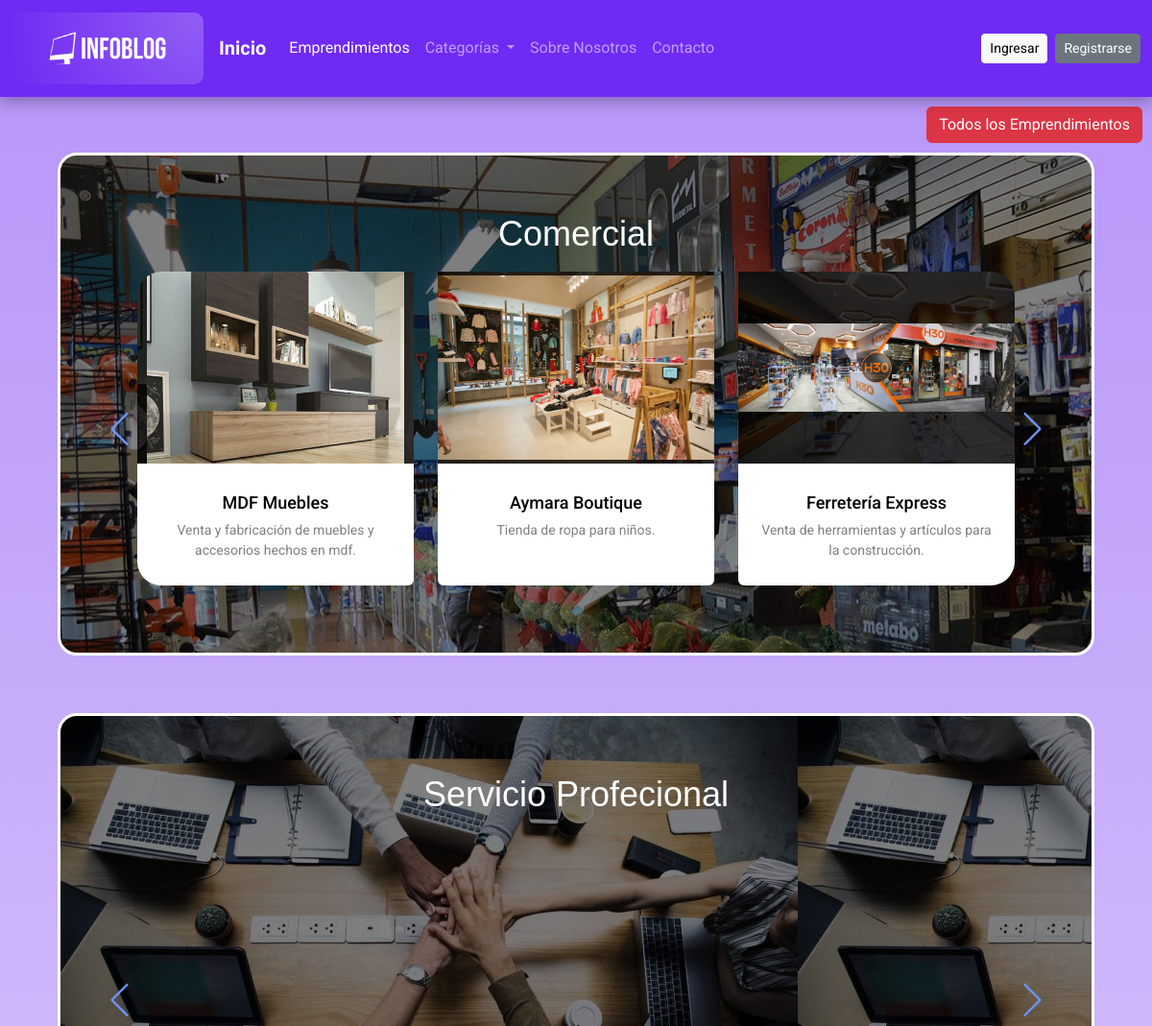
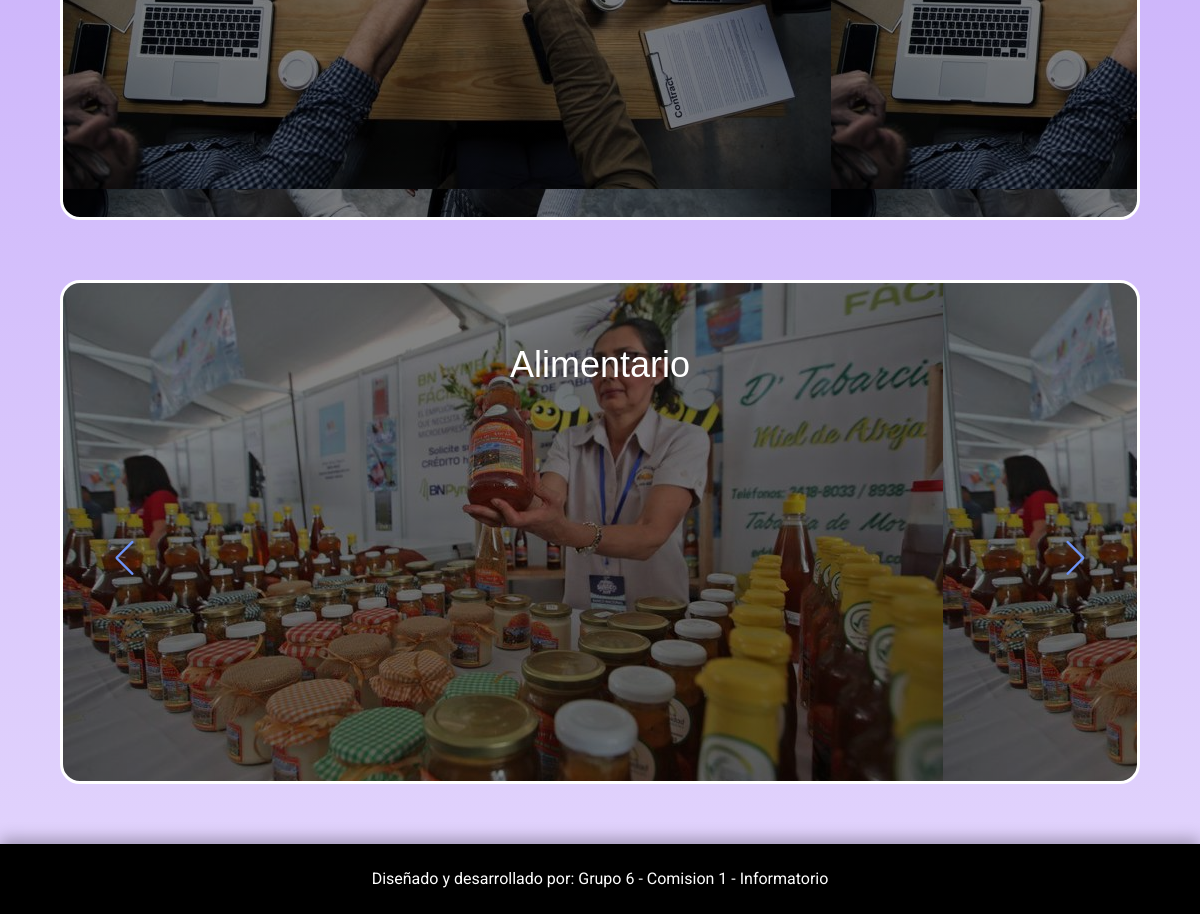
The page /emprendimientos/Listar on the database its author committed (2 pictures, top to bottom).
### apps/empr/models.py (models this page shows, shortened)
class Categoria(models.Model):
    nombre = models.CharField(max_length=80)
    imagen = models.ImageField(upload_to='categorias')
    resumen = models.TextField()

class Emprendimientos(models.Model):
    creado = models.DateTimeField(
		'creado',
		auto_now_add=True
	)
    modificado = models.DateTimeField(
		'modificado',
		auto_now=True
	)
    titulo = models.CharField(max_length=80)
    resumen = models.TextField()
    contenido = models.TextField()
    autor = models.ForeignKey(User, on_delete = models.CASCADE)
    imagen = models.ImageField(upload_to= 'empr')
    categoria = models.ForeignKey(Categoria, on_delete = models.CASCADE)

### apps/empr/views.py (the view)
# urls.py: path('Listar', views.ListarEmprendimientos.as_view(), name="listar_emprendimientos"),
class   ListarEmprendimientos(ListView):
    model = Emprendimientos
    template_name = 'empr/listar.html'
    context_object_name = 'emprendimientos_por_categoria'
    def get(self, request, *args, **kwargs):
        emprendimiento_id = request.GET.get('emprendimiento_id')
        if emprendimiento_id:
            messages.success(request, 'El emprendimiento ha sido eliminado exitosamente.')
        return super().get(request, *args, **kwargs)

### proyectoFinal/context_processors.py (called while the page is built)
def categorias_processor(request):
    cat_context = Categoria.objects.all()
    num_categorias = len(cat_context)
    return {
        'cat_context': cat_context,
        'num_categorias': num_categorias,
    }

def emprendimientos_processor(request):
    emprendimientos = Emprendimientos.objects.all().order_by('-creado')[:10]
    num_emprendimientos = Emprendimientos.objects.count()
    return {
        'empr_context': emprendimientos,
        'num_emprendimientos': num_emprendimientos,
    }

def usuarios_processor(request):
    usuarios = User.objects.all()
    num_usuarios = len(usuarios)
    return{
        'num_usuarios': num_usuarios
    }

def emprendimientos_categorias(request):
    categorias = Categoria.objects.filter(emprendimientos__isnull=False).distinct()
    emprendimientos_por_categoria = {}
    for cat in categorias:
        emprendimientos = Emprendimientos.objects.filter(categoria=cat)
        emprendimientos_por_categoria[cat] = emprendimientos
    return {'empr_cat': emprendimientos_por_categoria}

### templates/empr/listar.html (shortened to what this page needs)
{% extends 'base.html' %}
{% block css %}
{% load static %}
<link rel="stylesheet" href="{% static 'css/swiper-bundle.min.css' %}">
<link rel="stylesheet" href="{% static 'css/style_empr_listar.css'%}">
{% endblock css %}
{% block contenido %}
<div class="contenedor">
	<div class="btn-todo">
		<a href="{%url 'empr:filtrar_orden' 'asc'%}"><button type="button" class="btn btn-danger">Todos los Emprendimientos</button></a>
	</div>
{%if empr_cat.items%}
{% for categoria, emprendimientos in empr_cat.items %}
	<div class="categorias" style="background: linear-gradient(rgba(0,0,0,0.5), rgba(0,0,0,0.5)), url({{ categoria.imagen.url }});">
		<div class="row d-flex justify-content-around text-center">
			{%if categoria%}
			<div class="">
				<h2 class="titulo-cat">{{categoria.nombre}}</h2>
			</div>
			{%if num_emprendimientos == 0%}
			<h1>No hay Emprendimientos disponibles</h1>
			<h2>Por favor agregue 1</h2>
			{%else%}
			<div class="slide-container swiper">
			<div class="slide-content">
				<div class="card-wrapper swiper-wrapper">
					{%for emprendimimento in emprendimientos%}
					<div class="card swiper-slide" style="border: none;">
						<a href="{% url 'empr:detalle_emprendimiento' emprendimimento.pk %}">
						<div class="img-content" style="background: linear-gradient(rgba(0,0,0,0.8),rgba(0,0,0,0.8)) ,url({{emprendimimento.imagen.url}}); background-size: cover;">
							<img src="{{emprendimimento.imagen.url}}" alt="foto">
						</div>
						<div class="card-content">
							<h2 class="titulo">{{emprendimimento.titulo}}</h2>
							<p class="name">{{emprendimimento.resumen}}</p>
						</div>
					</a>
					</div>
					{%endfor%}
				</div>
			</div>
			<div class="swiper-button-next swiper-navBtn"></div>
			<div class="swiper-button-prev swiper-navBtn"></div>
			</div>
			{%endif%}
		</div>
	</div>
	{%endif%}
{% endfor %}
{%else%}
<h1 clas="no-disponible">No hay emprendimientos disponibles en esta sección</h1>
{%endif%}
</div>
{% endblock contenido %}

### templates/base.html (shortened to what this page needs)
{% load static %}
{% load humanize %}
<!DOCTYPE html>
<html lang="es">
    <head>
        {% block css %}
        {% endblock css %}
        <link href="https://cdn.jsdelivr.net/npm/bootstrap@5.3.0/dist/css/bootstrap.min.css" rel="stylesheet">
        <link rel="stylesheet" href="{% static 'css/style.css'%}">
    </head>
    <body>
        {% if user.is_authenticated %}
        <nav class="navbar navbar-expand-lg" data-bs-theme="dark" style="background-color: #6F2AF3;">
            <div class="container-fluid">
                <a class="navbar-brand" href="{% url 'home' %}">
                    <img src="{% static 'img/InfoBlog_Logo.png'%}" alt="Bootstrap" class="estlogo">
                </a>
                <a class="navbar-brand mb-0 h1 fw-bold" href="{% url 'home' %}" >Inicio</a>
                <button class="navbar-toggler" type="button" data-bs-toggle="collapse" data-bs-target="#navbarSupportedContent" aria-controls="navbarSupportedContent" aria-expanded="false" aria-label="Toggle navigation">
                    <span class="navbar-toggler-icon"></span>
                </button>
                <div class="collapse navbar-collapse" id="navbarSupportedContent">
                    <ul class="navbar-nav me-auto mb-2 mb-lg-0">
                        <li class="nav-item">
                            <a class="nav-link active" aria-current="page" href="{% url 'empr:listar_emprendimientos' %}">Emprendimientos</a>
                        </li>
                        <li class="nav-item dropdown">
                            <a class="nav-link dropdown-toggle" href="#" role="button" data-bs-toggle="dropdown" aria-expanded="false">
                                Categorías
                            </a>
                            <ul class="dropdown-menu">
                                {%for categoria in cat_context%}
                              <li><a class="dropdown-item" href="{%url 'empr:filtrar_orden_cat' nombre=categoria.nombre orden='asc'%}">{{categoria.nombre}}</a></li>
                                {%endfor%}
                            </ul>
                        </li>
                        <li class="nav-item">
                            <a class="nav-link" href="{% url 'sobre_nosotros' %}">Sobre Nosotros</a>
                        </li>
                        <li class="nav-item">
                            <a class="nav-link" href="{% url 'contactos:contacto' %}">Contacto</a>
                        </li>
                    </ul>
                    <div class="d-grid gap-2 d-md-flex justify-content-md-end">
                        {%if user.is_staff%}
                        <a href="{%url 'empr:crear_empredimiento'%}" class="btn btn-outline-light btn-sm">Crear emprendimiento</a>
                        {%endif%}
                        <a href="{% url 'perfil' %}"><button type="button" class="btn btn-light btn-sm">{{ user.username }}</button></a>
                        <a href="{% url 'logout' %}"><button type="button" class="btn btn-secondary btn-sm">Salir</button></a>
                    </div>
        {% else %}
        <nav class="navbar navbar-expand-lg" data-bs-theme="dark" style="background-color: #6F2AF3;">
            <div class="container-fluid">
                <a class="navbar-brand" href="{% url 'home' %}">
                    <img src="{% static 'img/InfoBlog_Logo.png'%}" alt="Bootstrap" class="estlogo">
                </a>
                <a class="navbar-brand mb-0 h1 fw-bold" href="{% url 'home' %}" >Inicio</a>
                <div class="collapse navbar-collapse" id="navbarSupportedContent">
                    <ul class="navbar-nav me-auto mb-2 mb-lg-0">
                        <li class="nav-item">
                            <a class="nav-link active" aria-current="page" href="{% url 'empr:listar_emprendimientos' %}">Emprendimientos</a>
                        </li>
                        <li class="nav-item dropdown">
                            <a class="nav-link dropdown-toggle" href="#" role="button" data-bs-toggle="dropdown" aria-expanded="false">
                                Categorías
                            </a>
                        </li>
                        <li class="nav-item">
                            <a class="nav-link" href="{% url 'sobre_nosotros' %}">Sobre Nosotros</a>
                        </li>
                        <li class="nav-item">
                            <a class="nav-link" href="{% url 'contactos:contacto' %}">Contacto</a>
                        </li>
                    </ul>
                    <div class="d-grid gap-2 d-md-flex justify-content-md-end">
                        <a href="{% url 'login' %}"><button type="button" class="btn btn-light btn-sm">Ingresar</button></a>
                        <a href="{% url 'usuarios:registrar' %}"><button type="button" class="btn btn-secondary btn-sm">Registrarse</button></a>
                    </div>
                    {% endif %}
                </div>
            </div>
        </nav>
       {% block contenido %}
       {% endblock contenido %}
       <footer><p>Diseñado y desarrollado por: Grupo 6 - Comision 1 - Informatorio</p></footer>
    </body>
</html>

### static/css/style_empr_listar.css (style rules this page uses)
.contenedor { margin: 0; padding: 0; }
.categorias { height: auto; margin: 0 5% 5% 5%; padding: 5%; border: solid; border-color: #FFF; border-radius: 20px; }
.titulo { padding-top: 20px; }
.titulo-cat { font-family:'Lucida Sans', 'Lucida Sans Regular', 'Lucida Grande', 'Lucida Sans Unicode', Geneva, Verdana, sans-serif; font-size: 36px; color: white; }
.btn-todo { display: flex; justify-content: end; margin: 10px; }
.slide-container { max-width: 1120px; width: 100%; padding: 10px 0; }
.slide-content { margin: 0 20px; overflow: hidden; border-radius: 25px; }
.card { border-radius: 25px; background-color: #FFF; }
.image-content, .card-content { display: flex; flex-direction: column; align-items: center; padding: 10px 20px; }
.img-content { display: flex; align-items: center; justify-content: center; width: 100%; height: 200px; }
.img-content img { max-width: 100%; max-height: 100%; }
.titulo { font-size: 18px; font-weight: 500; color: #333; }
.name { font-size: 14px; color: grey; text-align: center; }
.swiper-navBtn { color: #6E93f7; transition: color 0.3s ease; }
.swiper-navBtn::before, .swiper-navBtn::after { font-size: 35px; }
.swiper-button-next { right: 0; }
.swiper-button-prev { left: 0; }

### static/css/style.css (style rules this page uses)
* { margin: 0; padding: 0; -webkit-box-sizing: border-box; -moz-box-sizing: border-box; box-sizing: border-box; }
body { padding: 0; margin: 0; background: linear-gradient(rgba(111,42,243,0.5), rgba(111,42,243,0.2)) ,url("../img/fondo-claro2.jpg"); background-size:cover; font-family: 'Roboto', 'Open Sans', Arial, Helvetica, Sans-serif, Verdana; }
a { text-decoration: none; }
.titulo, .autor { color: black; }
nav { box-shadow: 0 5px 15px rgba(0, 0, 0, 0.3); }
.estlogo { width: 200px; border-radius: 10px; }
footer { background: black; display: absolute; bottom: 0; width: 100%; height: 70px; text-align: center; padding: 10px; box-shadow: 0 -5px 15px rgba(0, 0, 0, 0.3); }
footer p { color: white; padding: 3px; margin-top: 10px; }
a { color: #03658c; text-decoration: none; }
ul { list-style-type: none; }

### rows shown on the page
Categoria: imagen (picture), nombre "Comercial"
Emprendimientos: imagen (picture), titulo "MDF Muebles", resumen "Venta y fabricación de muebles y accesorios hechos en mdf."
Emprendimientos: imagen (picture), titulo "Aymara Boutique", resumen "Tienda de ropa para niños."
Emprendimientos: imagen (picture), titulo "Ferretería Express", resumen "Venta de herramientas y artículos para la construcción."
Categoria: imagen (picture), nombre "Servicio Profecional"
Emprendimientos: imagen (picture), titulo "Taller de motos SPJ", resumen "Somos un taller especializado de motos con más de 15 años de experiencia."
Categoria: imagen (picture), nombre "Alimentario"
Emprendimientos: imagen (picture), titulo "Pastelería Dulzura", resumen "Delicias Dulces, Sueños Hechos Postre"
Emprendimientos: imagen (picture), titulo "Panaderia \"El Rey del Pan\"", resumen "Los mejores panes de toda la Region"
